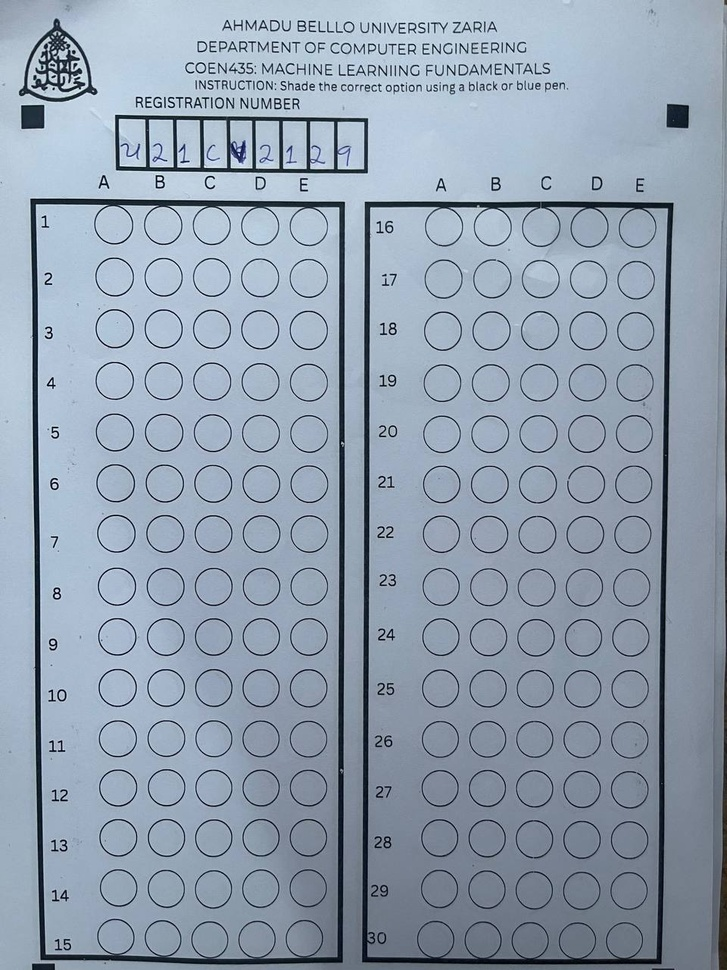
#> input picture reg_Number/photo_2025-07-25_18-57-25.jpg, 727 x 970 px, shrunk from 960 x 1280 before the run, found by its file name
$ python completeMCQ.py
#> lines starting #> are read from the running program, lines starting #| are printed output that depends on the picture; after the words box and inside, x2 and y2 are one past the last pixel; in counts of white or black regions, pixels touching at a corner belong together
#> in main, image is the input picture: shape (970, 727, 3); mean B, G, R 176.1, 159.8, 145.7
import cv2
import json
from ultralytics import YOLO
import os

# === CONFIGURATION ===
MODEL_PATH = 'models/yolov8_bubbles_best.pt'
SAMPLE_IMAGE = 'Test_images/photo_2025-07-25_18-57-25.jpg'
OUTPUT_JSON = 'results6.json'
SAVE_IMAGE = 'output6.jpg'

# Correct answers for 30 questions
CORRECT_ANSWERS = {
    1: "A", 2: "A", 3: "A", 4: "A", 5: "A",
    6: "A", 7: "A", 8: "C", 9: "A", 10: "A",
    11: "A", 12: "A", 13: "C", 14: "A", 15: "A",
    16: "A", 17: "A", 18: "C", 19: "A", 20: "A",
    21: "A", 22: "A", 23: "C", 24: "A", 25: "A",
    26: "A", 27: "A", 28: "C", 29: "B", 30: "A"
}

# === STEP 1: PREDICT BUBBLES ===
def predict_sheet(image_path):
    model = YOLO(MODEL_PATH)
    results = model.predict(image_path)
    return results[0].boxes.xyxy, results[0].boxes.conf, results[0].boxes.cls

# === STEP 2: DIVIDE A RECTANGLE INTO 15 VERTICAL QUESTION ROWS ===
# [61 lines left out: functions divide_question_box, map_bubbles_to_questions, grade_answers, not called in this run]

# === STEP 5: DETECT RECTANGLES USING CONTOURS ===
def extract_boxes_from_contours(image):
    gray = cv2.cvtColor(image, cv2.COLOR_BGR2GRAY)
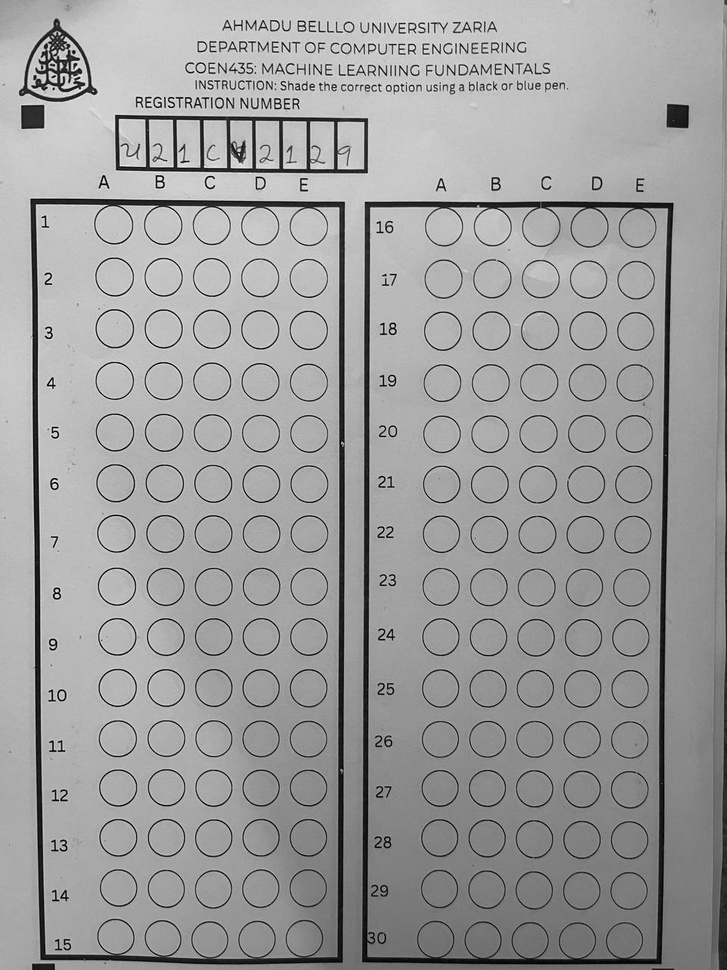
#> gray: shape (970, 727); min 1, max 248, mean 157.4
    thresh = cv2.adaptiveThreshold(gray, 255, cv2.ADAPTIVE_THRESH_GAUSSIAN_C,
                                   cv2.THRESH_BINARY_INV, 15, 10)
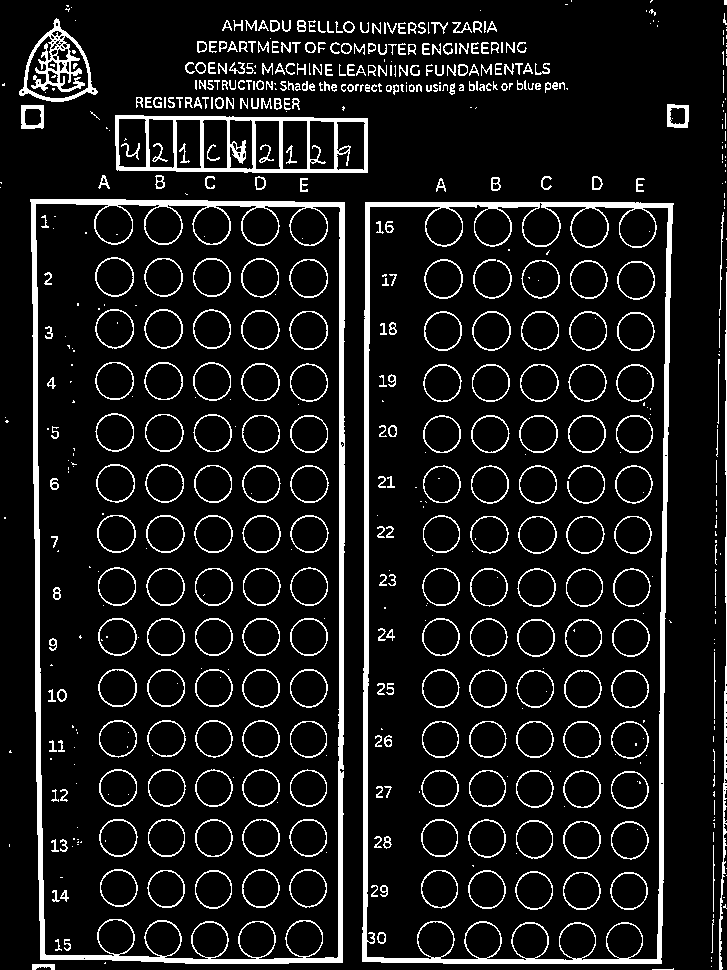
#> thresh: shape (970, 727); 9.9% white; 633 white regions (272 under 20 px)
    contours, _ = cv2.findContours(thresh, cv2.RETR_EXTERNAL, cv2.CHAIN_APPROX_SIMPLE)
#> contours = 308 contours, 198 with area under 20; largest, box (x1, y1, x2, y2) and area: (30, 199, 345, 964) 234540, (362, 202, 674, 964) 229610, (115, 115, 368, 173) 13730, (19, 18, 98, 102) 3772, (719, 272, 727, 970) 610
    rects = []
    for cnt in contours:
        approx = cv2.approxPolyDP(cnt, 0.02 * cv2.arcLength(cnt, True), True)
        if len(approx) == 4:
            x, y, w, h = cv2.boundingRect(approx)
            area = w * h
            rects.append((x, y, w, h, area))
#> this loop made 308 passes
#> (approx, x, y, w, h, area) on pass 1: ([[673, 968], [672, 969], [652, 969], [673, 969]], 652, 968, 22, 2, 44)
#> (x, y, w, h, area) on passes 63, 65, 96, 104, 106, 117: (362, 202, 312, 762, 237744), (30, 199, 315, 764, 240660), (115, 115, 253, 58, 14674), (21, 105, 23, 24, 552), (667, 104, 22, 24, 528), (211, 97, 2, 12, 24)
#> after the loop, rects = 29 items, first 6: (652, 968, 22, 2, 44), (713, 823, 2, 5, 10), (669, 620, 3, 3, 9), (715, 540, 2, 3, 6), (4, 517, 2, 2, 4), (362, 202, 312, 762, 237744)

    rects = [r for r in rects if r[4] > 10000]
#> rects = [(362, 202, 312, 762, 237744), (30, 199, 315, 764, 240660), (115, 115, 253, 58, 14674)]
    rects = sorted(rects, key=lambda r: r[4], reverse=True)
#> rects = [(30, 199, 315, 764, 240660), (362, 202, 312, 762, 237744), (115, 115, 253, 58, 14674)]

    q1_15_box = None
    q16_30_box = None
    tall_boxes = [r for r in rects if r[3] > r[2] * 1.2]
#> tall_boxes = [(30, 199, 315, 764, 240660), (362, 202, 312, 762, 237744)]
    tall_boxes = sorted(tall_boxes, key=lambda r: r[0])  # left to right

    if len(tall_boxes) >= 2:
        q1_15_box = tall_boxes[0][:4]
#> q1_15_box = (30, 199, 315, 764)
        q16_30_box = tall_boxes[1][:4]
#> q16_30_box = (362, 202, 312, 762)

    return q1_15_box, q16_30_box

# === STEP 6: VISUALIZE BOUNDING BOXES ===
# [10 lines left out: function save_visualization, not called in this run]

# === MAIN ===
def main():
    if not os.path.exists(SAMPLE_IMAGE):
        print(f"Error: Image file {SAMPLE_IMAGE} not found!")
        return

    image = cv2.imread(SAMPLE_IMAGE)
    q1_15_box, q16_30_box = extract_boxes_from_contours(image)
#> q1_15_box = (30, 199, 315, 764); q16_30_box = (362, 202, 312, 762)

    if not q1_15_box or not q16_30_box:
        print("❌ Failed to detect one or both answer rectangles.")
        return

    boxes, confs, classes = predict_sheet(SAMPLE_IMAGE)
    question_map = map_bubbles_to_questions(boxes, confs, classes, q1_15_box, q16_30_box)

    results = grade_answers(question_map)

    print(f"\n✅ Score: {results['score']} / {results['total']}")
    for item in results["details"]:
        print(f"Q{item['question']:>2}: {item['status']} (conf: {item['confidence']:.2f})")

    save_visualization(SAMPLE_IMAGE, boxes, classes)

    with open(OUTPUT_JSON, 'w') as f:
        json.dump(results, f, indent=2)
    print(f"📝 Detailed results saved to {OUTPUT_JSON}")

if __name__ == "__main__":
    main()
#> (the call stopped at in predict_sheet, `model = YOLO(MODEL_PATH)`: ultralytics is not available in this run)

$ run again, with reg_Number/photo_2025-07-25_18-56-36.jpg copied over reg_Number/photo_2025-07-25_18-57-25.jpg
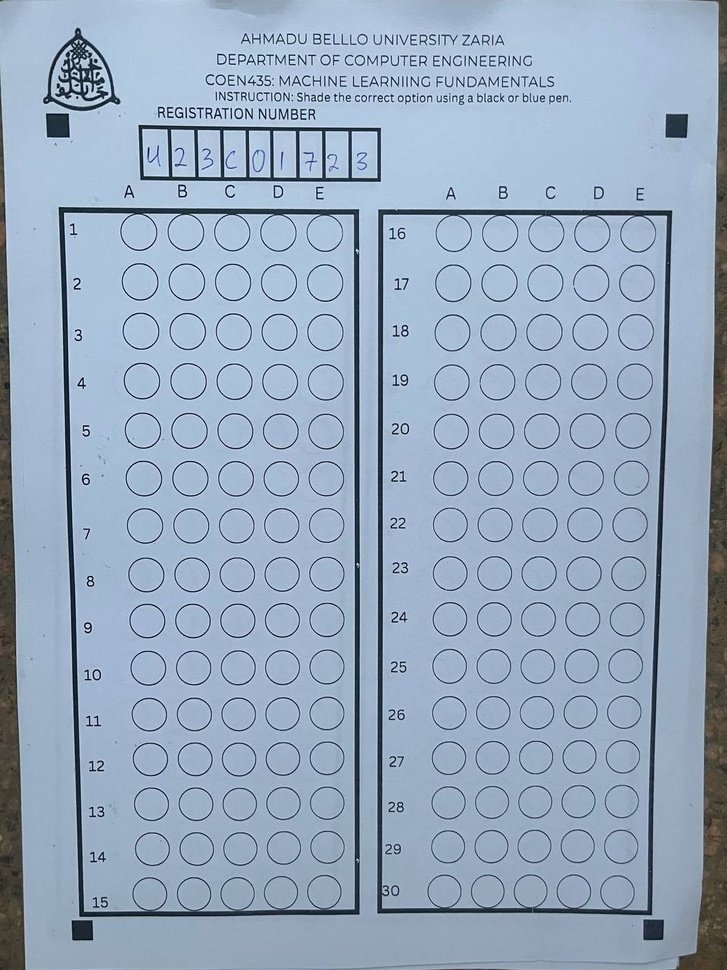
#> input picture reg_Number/photo_2025-07-25_18-56-36.jpg, 727 x 970 px, shrunk from 960 x 1280 before the run, found by its file name
#> in main, image is the input picture: shape (970, 727, 3); mean B, G, R 191, 169.6, 150.9
#> in extract_boxes_from_contours, `gray = cv2.cvtColor(image, cv2.COLOR_BGR2GRAY)`:
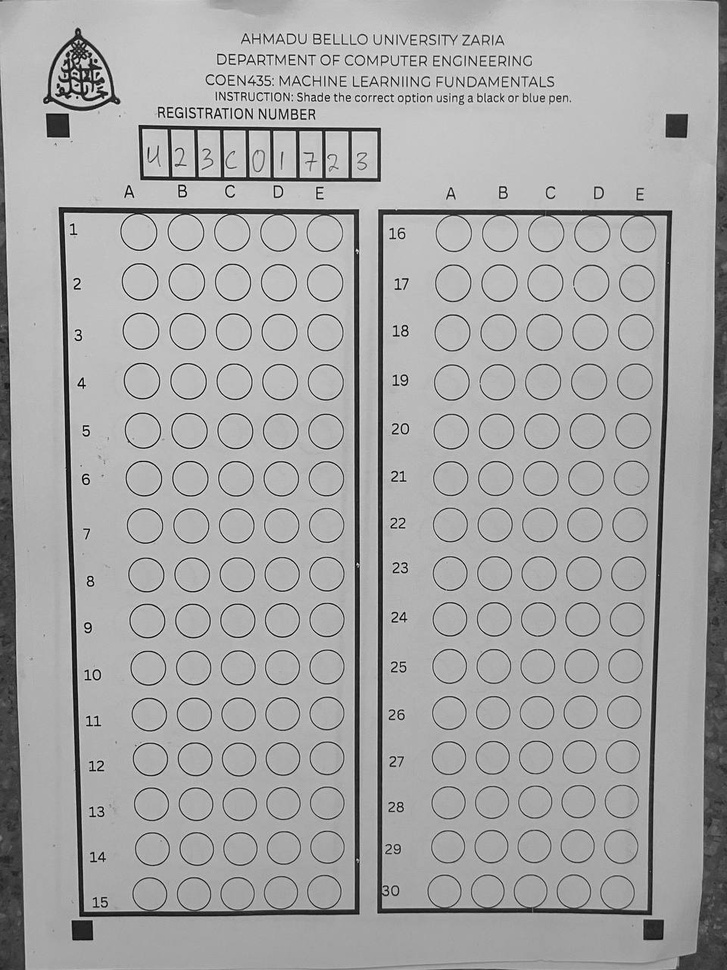
#> gray: shape (970, 727); min 3, max 251, mean 166.5
#> in extract_boxes_from_contours, `thresh = cv2.adaptiveThreshold(gray, 255, cv2.ADAPTIVE_THRESH_GAUSSIAN..`:
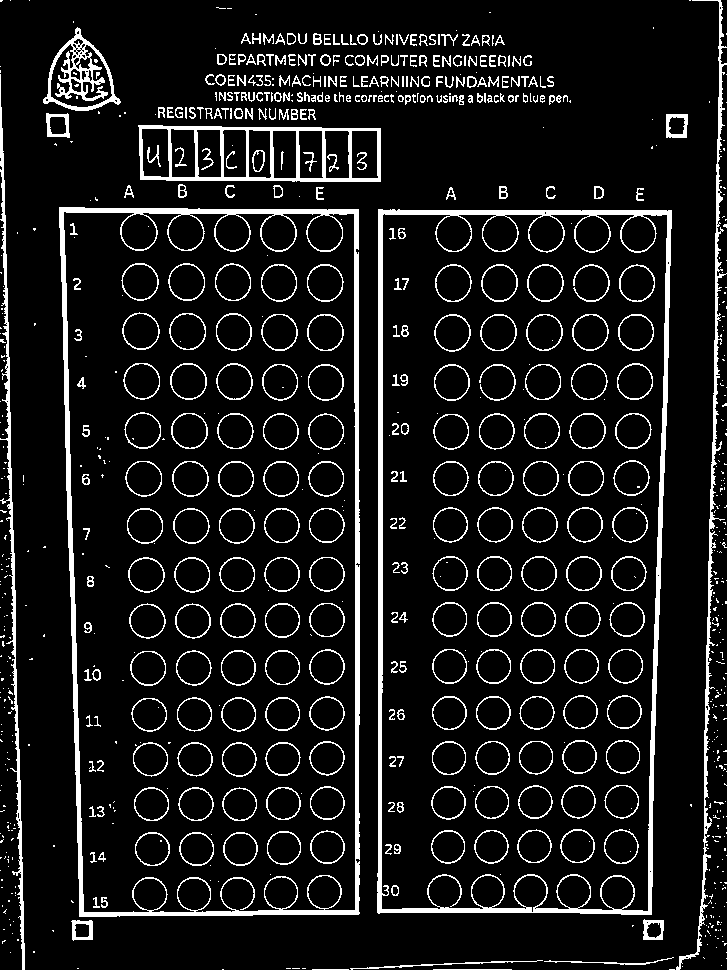
#> thresh: shape (970, 727); 9.6% white; 846 white regions (486 under 20 px)
#> contours = 556 contours, 465 with area under 20; largest, box (x1, y1, x2, y2) and area: (59, 207, 360, 917) 204188, (377, 209, 672, 915) 198450, (138, 125, 381, 182) 12856, (43, 27, 121, 111) 3748, (676, 0, 727, 970) 2307
#> the loop in extract_boxes_from_contours, `for cnt in contours:` made 556 passes
#> (approx, x, y, w, h, area) on passes 46 to 47: ([[71, 921], [73, 940], [92, 939], [91, 920]], 71, 920, 22, 21, 462), ([[644, 919], [643, 939], [662, 939], [663, 920]], 643, 919, 21, 21, 441)
#> after the loop in extract_boxes_from_contours, `for cnt in contours:`: rects = 83 items, first 6: (33, 951, 2, 2, 4), (17, 939, 2, 2, 4), (715, 929, 2, 2, 4), (71, 920, 22, 21, 462), (643, 919, 21, 21, 441), (710, 915, 2, 3, 6)
#> in extract_boxes_from_contours, `rects = [r for r in rects if r[4] > 10000]`: rects = [(377, 209, 295, 706, 208270), (59, 207, 300, 710, 213000), (138, 125, 243, 57, 13851)]
#> in extract_boxes_from_contours, `rects = sorted(rects, key=lambda r: r[4], reverse=True)`: rects = [(59, 207, 300, 710, 213000), (377, 209, 295, 706, 208270), (138, 125, 243, 57, 13851)]
#> tall_boxes = [(59, 207, 300, 710, 213000), (377, 209, 295, 706, 208270)]
#> in extract_boxes_from_contours, `q1_15_box = tall_boxes[0][:4]`: q1_15_box = (59, 207, 300, 710)
#> in extract_boxes_from_contours, `q16_30_box = tall_boxes[1][:4]`: q16_30_box = (377, 209, 295, 706)
#> in main, `q1_15_box, q16_30_box = extract_boxes_from_contours(image)`: q1_15_box = (59, 207, 300, 710); q16_30_box = (377, 209, 295, 706)
